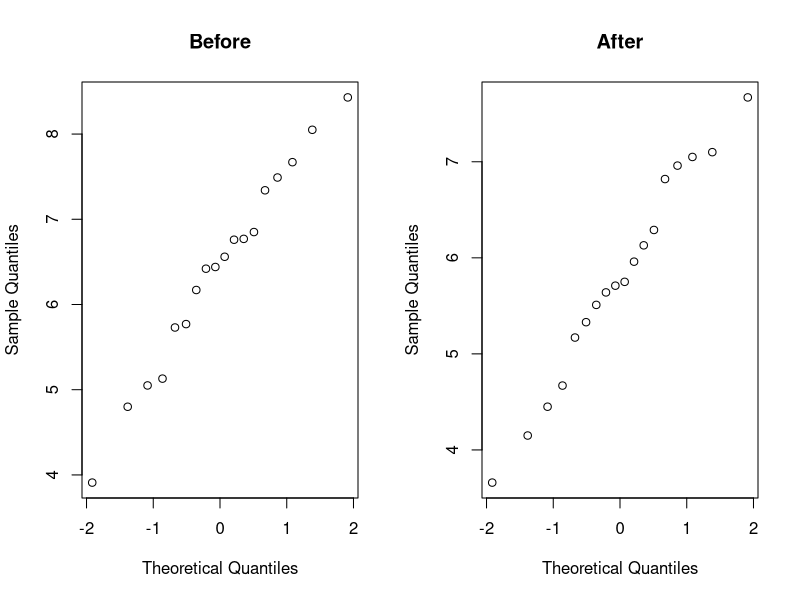
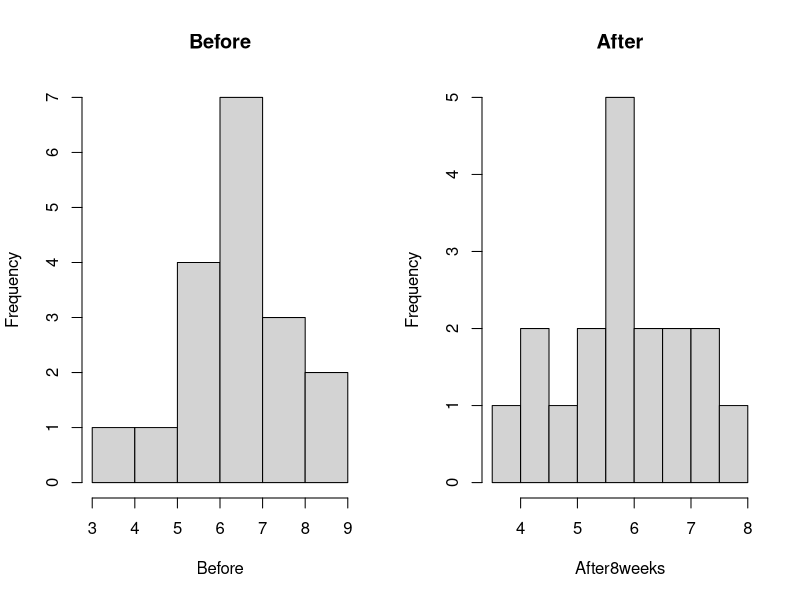
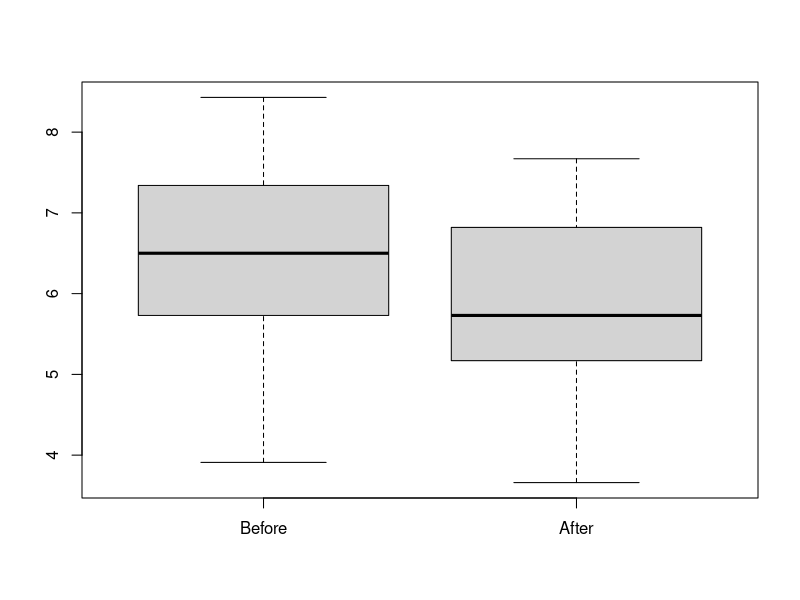
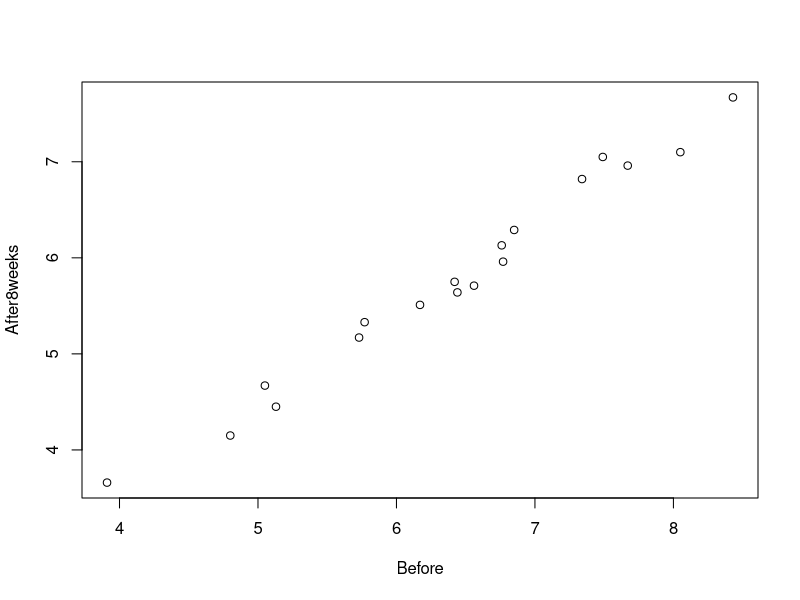

The R source for these figures, in order:
## ---- chunk 1
data = read.table("cholesterol.txt")
attach(data)
head(data)
## ---- chunk 2
par(mfrow=c(1,2))
qqnorm(Before, main="Before")
qqnorm(After8weeks, main="After")
par(mfrow=c(1,1))
## ---- chunk 3
par(mfrow=c(1,2))
hist(Before, main="Before")
hist(After8weeks, main="After")
par(mfrow=c(1,1))
## ---- chunk 4
boxplot(Before, After8weeks, names = c("Before", "After"))
## ---- chunk 5
cor(Before, After8weeks)
## ---- chunk 6
plot(Before, After8weeks)
## ---- chunk 7
t.test(Before, After8weeks, paired=T)
wilcox.test(Before, After8weeks, paired=T)
## ---- chunk 8
wilcox.test(Before, After8weeks, paired=T, alternative = "less", conf.int=T)
## ---- chunk 9
less_than_4.5 <- sum(After8weeks < 4.5)
binom.test(less_than_4.5, length(After8weeks), p = 0.25, alternative = "less")
